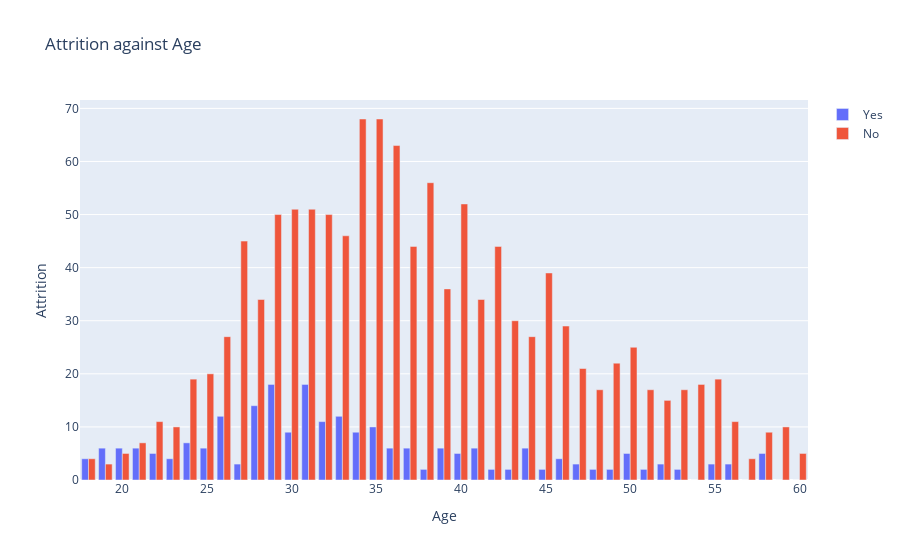

Source (notebook cell):
### Code cell
import plotly.graph_objects as go

fig = go.Figure(data=[
    go.Bar(name='Yes', x=age2['Age'], y=age2['Yes']),
    go.Bar(name='No', x=age2['Age'], y=age2['No'])
])
# Change the bar mode
fig.update_layout(barmode='group',title="Attrition against Age",xaxis_title="Age",yaxis_title="Attrition")
fig.show()

### Figure 1 — Plotly figure (JSON) as saved in the notebook; plotly's stock layout.template omitted (floating-point values rounded to 4 significant figures)
{"data": [{"name": "Yes", "type": "bar", "x": [18, 19, 20, 21, 22, 23, 24, 25, 26, 27, 28, 29, 30, 31, 32, 33, 34, 35, 36, 37, 38, 39, 40, 41, 42, 43, 44, 45, 46, 47, 48, 49, 50, 51, 52, 53, 54, 55, 56, 57, 58, 59, 60], "y": [4, 6, 6, 6, 5, 4, 7, 6, 12, 3, 14, 18, 9, 18, 11, 12, 9, 10, 6, 6, 2, 6, 5, 6, 2, 2, 6, 2, 4, 3, 2, 2, 5, 2, 3, 2, 0, 3, 3, 0, 5, 0, 0]}, {"name": "No", "type": "bar", "x": [18, 19, 20, 21, 22, 23, 24, 25, 26, 27, 28, 29, 30, 31, 32, 33, 34, 35, 36, 37, 38, 39, 40, 41, 42, 43, 44, 45, 46, 47, 48, 49, 50, 51, 52, 53, 54, 55, 56, 57, 58, 59, 60], "y": [4, 3, 5, 7, 11, 10, 19, 20, 27, 45, 34, 50, 51, 51, 50, 46, 68, 68, 63, 44, 56, 36, 52, 34, 44, 30, 27, 39, 29, 21, 17, 22, 25, 17, 15, 17, 18, 19, 11, 4, 9, 10, 5]}], "layout": {"barmode": "group", "title": {"text": "Attrition against Age"}, "xaxis": {"title": {"text": "Age"}}, "yaxis": {"title": {"text": "Attrition"}}}}
